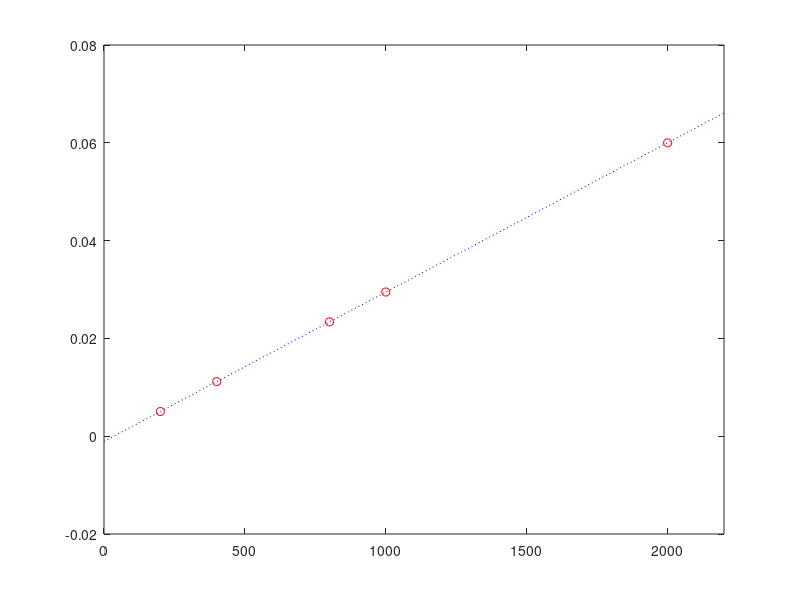

Source code (MATLAB):
clc
close all
clear all

d = [200,5.04; 400,11.16; 800,23.38; 1000,29.48; 2000,60];
t = d(:,1);
y = d(:,2)*1e-3;

p = polyfit(t,y,1);
fx = [0,1.1*max(t)];
fy = polyval(p,fx);

figure
plot(t,y,'ro')
hold on
plot(fx,fy,'b:')
xlim([0,Inf])

fprintf('%.3f us/step\n',p(1)/1e-6)
delay = 100e-3;
fprintf('need %d steps for %.2f ms\n',round(delay/p(1)),delay/1e-3)

